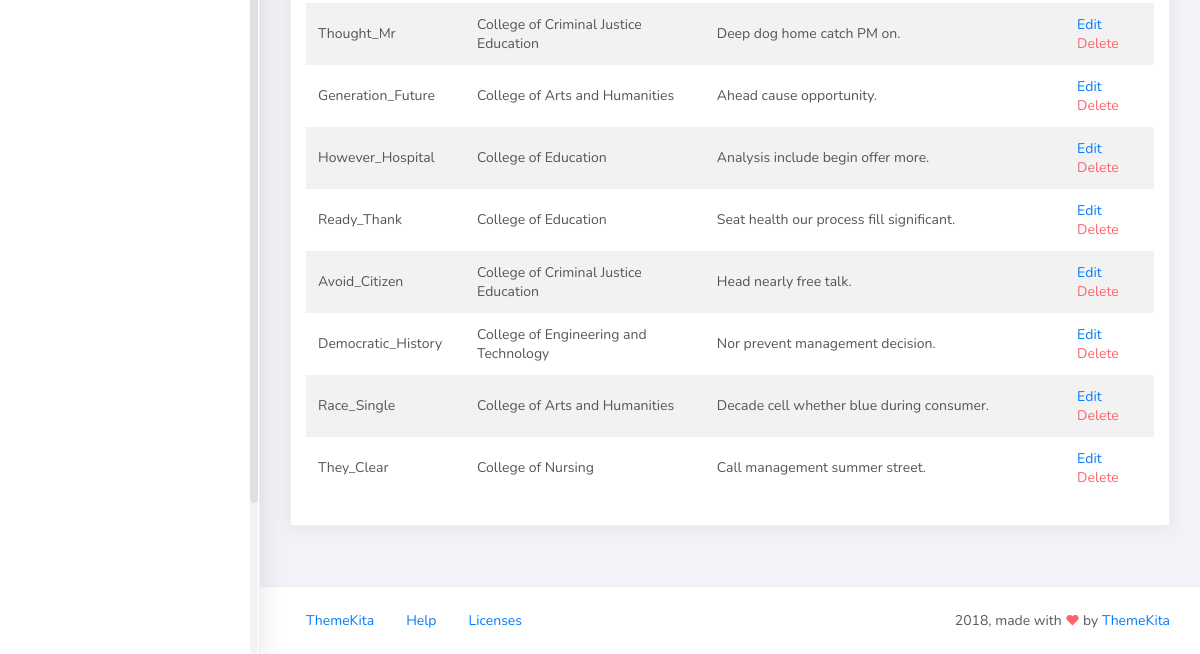
The app's page /organization_list (lower part), older data.
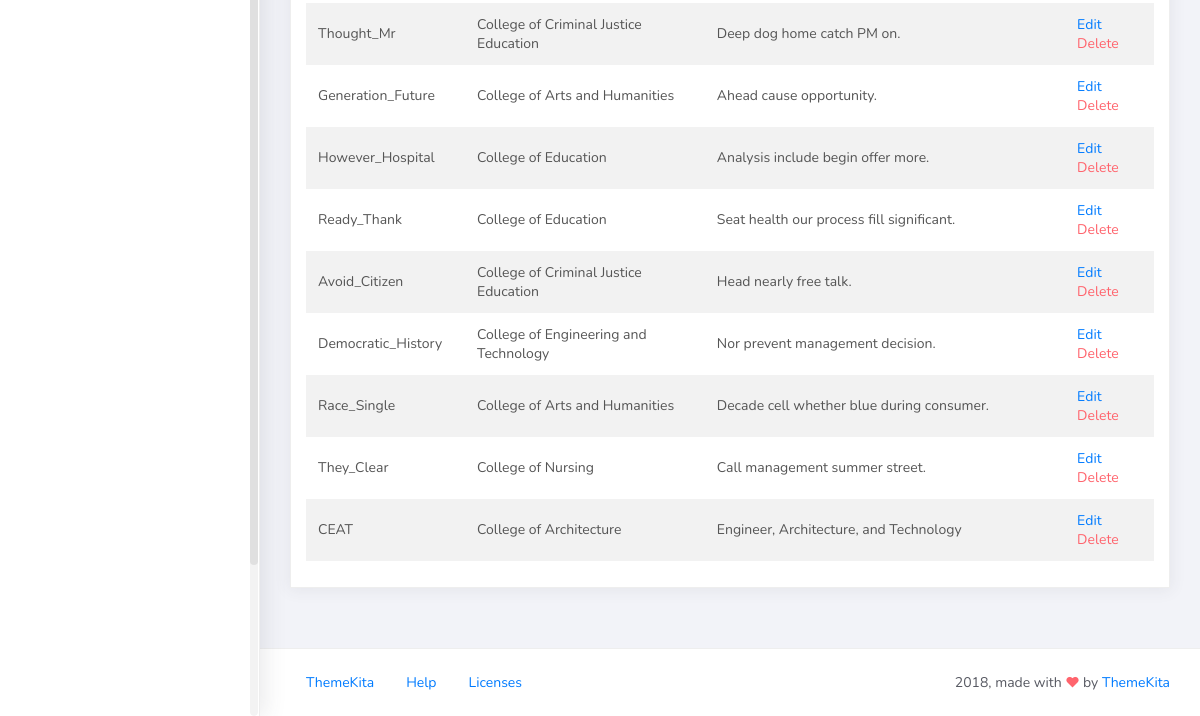
The same page, newer data.
### studentorg/models.py (models this page shows, shortened)
class BaseModel(models.Model):
    created_at = models.DateTimeField(auto_now_add=True, db_index=True)
    updated_at = models.DateTimeField(auto_now=True)
    class Meta:
        abstract = True

class Organization(BaseModel):
    name = models.CharField(max_length=250)
    college = models.ForeignKey(
        College, null=True, blank=True, on_delete=models.CASCADE)
    description = models.CharField(max_length=500)

class College(BaseModel):
    college_name = models.CharField(max_length=150)
    def __str__(self):
        return self.college_name

### studentorg/views.py (the view)
# urls.py: path('organization_list', OrganizationList.as_view(), name='organization-list'),
class OrganizationList(ListView):
    model = Organization
    context_object_name = 'organization'
    template_name = 'org_list.html'
    paginated_by = 5

### templates/org_list.html (shortened to what this page needs)
{% extends 'base.html' %} {% load static %} {% block content %}
<div class="content">
    <div class="container-fluid">
        <div class="row">
            <div class="col-md-12">
                <div class="card">
                    <br />
                    <div class="card-body">
                        <table class="table table-striped mt-3">
                            <tbody>
                                {% for object in object_list %}
                                <tr>
                                    <td>{{ object.name }}</td>
                                    <td>{{ object.college }}</td>
                                    <td>{{ object.description }}</td>
                                    <td>
                                        <a href="organization_list/{{ object.id }}">Edit</a>
                                        <a href="organization_list/{{ object.id }}/delete" class="text-danger">Delete</a>
                                    </td>
                                    </tr>
                                    {% empty %}
                                    <tr>
                                        <td colspan="4" style="text-align: center">
                                            <p class="text-sm font-weight-bold mb-0">No Records Found</p>
                                        </td>
                                    </tr>
                                {% endfor %}
                            </tbody>
                        </table>
                    </div>
                </div>
            </div>
        </div>
    </div>
</div>
{% endblock %}

Row changes from the older to the newer data that the page shows:
added Organization: name "CEAT", college "College of Architecture", description "Engineer, Architecture, and Technology"
